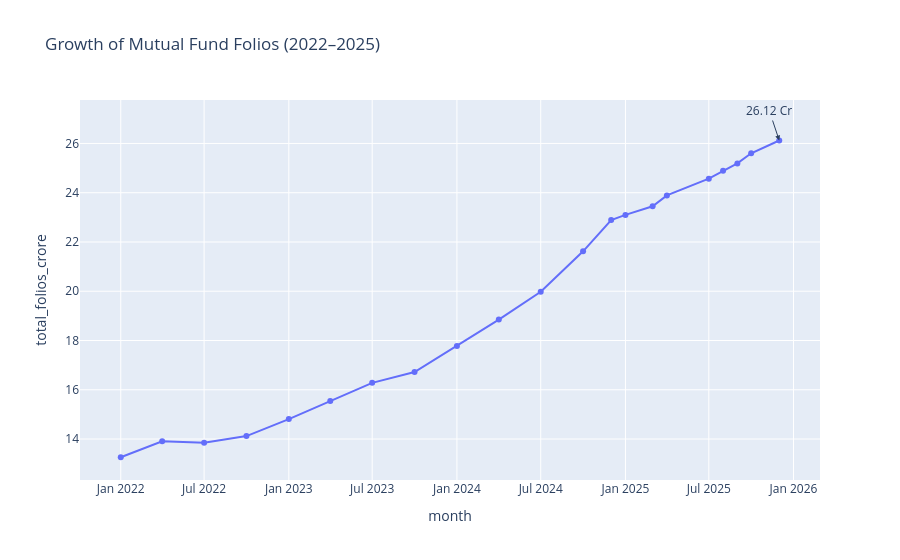

Notebook source saved alongside this figure:
### Code cell
fig = px.line(
    folio,
    x="month",
    y="total_folios_crore",
    title="Growth of Mutual Fund Folios (2022–2025)",
    markers=True
)


max_folio = folio.loc[folio["total_folios_crore"].idxmax()]


fig.add_annotation(
    x=max_folio["month"],
    y=max_folio["total_folios_crore"],
    text=f"{max_folio['total_folios_crore']} Cr",
    showarrow=True,
    arrowhead=2
)

fig.show()

### Figure 1 — Plotly figure (JSON) as saved in the notebook; plotly's stock layout.template omitted (floating-point values rounded to 4 significant figures)
{"data": [{"hovertemplate": "month=%{x}<br>total_folios_crore=%{y}<extra></extra>", "legendgroup": "", "line": {"color": "#636efa", "dash": "solid"}, "marker": {"symbol": "circle"}, "mode": "lines+markers", "name": "", "orientation": "v", "showlegend": false, "type": "scatter", "x": ["2022-01-01T00:00:00.000000", "2022-04-01T00:00:00.000000", "2022-07-01T00:00:00.000000", "2022-10-01T00:00:00.000000", "2023-01-01T00:00:00.000000", "2023-04-01T00:00:00.000000", "2023-07-01T00:00:00.000000", "2023-10-01T00:00:00.000000", "2024-01-01T00:00:00.000000", "2024-04-01T00:00:00.000000", "2024-07-01T00:00:00.000000", "2024-10-01T00:00:00.000000", "2024-12-01T00:00:00.000000", "2025-01-01T00:00:00.000000", "2025-03-01T00:00:00.000000", "2025-04-01T00:00:00.000000", "2025-07-01T00:00:00.000000", "2025-08-01T00:00:00.000000", "2025-09-01T00:00:00.000000", "2025-10-01T00:00:00.000000", "2025-12-01T00:00:00.000000"], "xaxis": "x", "y": [13.26, 13.91, 13.85, 14.12, 14.81, 15.54, 16.28, 16.72, 17.78, 18.85, 19.98, 21.62, 22.89, 23.1, 23.45, 23.89, 24.57, 24.89, 25.19, 25.6, 26.12], "yaxis": "y"}], "layout": {"annotations": [{"arrowhead": 2, "showarrow": true, "text": "26.12 Cr", "x": "2025-12-01T00:00:00", "y": 26.12}], "legend": {"tracegroupgap": 0}, "title": {"text": "Growth of Mutual Fund Folios (2022–2025)"}, "xaxis": {"anchor": "y", "domain": [0, 1], "title": {"text": "month"}}, "yaxis": {"anchor": "x", "domain": [0, 1], "title": {"text": "total_folios_crore"}}}}
